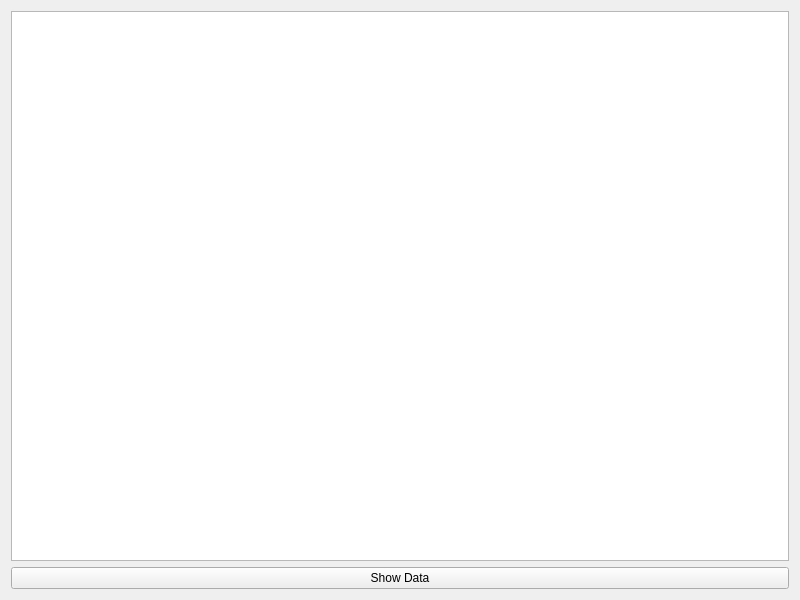
<?xml version="1.0" encoding="UTF-8"?>
<ui version="4.0">
 <class>Widget</class>
 <widget class="QWidget" name="Widget">
  <property name="geometry">
   <rect>
    <x>0</x>
    <y>0</y>
    <width>800</width>
    <height>600</height>
   </rect>
  </property>
  <property name="windowTitle">
   <string>Widget</string>
  </property>
  <layout class="QVBoxLayout" name="verticalLayout">
   <item>
    <widget class="QListView" name="listView"/>
   </item>
   <item>
    <widget class="QPushButton" name="showDataButton">
     <property name="text">
      <string>Show Data</string>
     </property>
    </widget>
   </item>
  </layout>
 </widget>
 <resources/>
 <connections/>
</ui>
